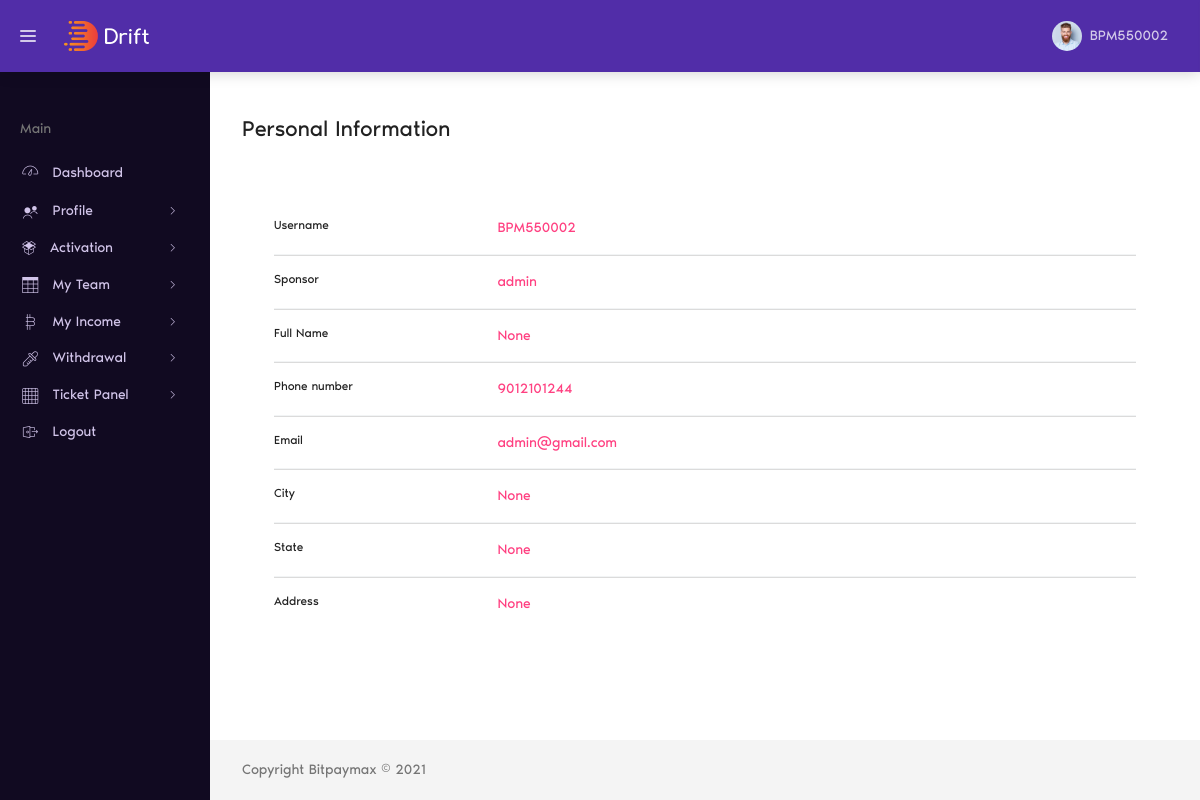
The app's page /profile/personal-info/ (signed in) with its own data.
### account/models.py (models this page shows, shortened)
class Account(AbstractBaseUser):
	email 					= models.EmailField(verbose_name="email", max_length=60, unique=False,blank=True,null=True)
	username 				= models.CharField(max_length=30, unique=True)
	date_joined				= models.DateTimeField(verbose_name='date joined', auto_now_add=True)
	date_active				= models.DateTimeField(verbose_name='date active',null=True,blank=True)
	last_login				= models.DateTimeField(verbose_name='last login', auto_now=True)
	is_admin				= models.BooleanField(default=False)
	is_active				= models.BooleanField(default=True)
	is_active1              = models.BooleanField(default=False)
	is_staff				= models.BooleanField(default=False)
	is_superuser			= models.BooleanField(default=False)
	total_level_income      = models.FloatField(default=0)
	withdrawal_amount       = models.FloatField(default=0)
	total_roi_income        = models.FloatField(default=0)
	activation_amount       = models.FloatField(default=0)
	available_amount		= models.FloatField(default=0)
	first_name				= models.CharField(max_length=30, unique=False,blank=True,null=True)
	last_name				= models.CharField(max_length=30, unique=False,blank=True,null=True)
	sponsor  				= models.ForeignKey('self',on_delete=models.SET_NULL,blank=True,null=True)
	txn_password            = models.CharField(max_length=30,null=False)
	phon_no                 = models.CharField(max_length=12,blank=True,null=True)
	address                 = models.CharField(max_length=200,blank=True,null=True)
	dob				        = models.DateTimeField(verbose_name='date of birth', null=True, blank=True)
	state					= models.CharField(max_length=100,blank=True,null=True)
	city 					= models.CharField(max_length=50,blank=True,null=True)
	zip_code				= models.CharField(max_length=6,blank=True,null=True)
	profile_pic 			= models.ImageField(default="default.jpg", upload_to="profile_pics",null=True,blank=True)
	password1               = models.CharField(max_length=30,null=True,blank=True)
	packages                = models.ManyToManyField(Package)
	supper_packages         = models.ManyToManyField(Package, related_name="super_pack")
	total_income            = models.PositiveIntegerField(default=0)
	is_able_for_income      = models.BooleanField(default=False)
	USERNAME_FIELD = 'username'
	REQUIRED_FIELDS = ['email']
	objects = MyAccountManager()

### profile_app/views.py (the view)
# urls.py: path('personal-info/', views.personalInfo, name="personalinfo"),
@login_required
def personalInfo(request):
    return render(request,'personalinfo.html')

### profile_app/templates/personalinfo.html (shortened to what this page needs)
{% extends "base.html" %}
{% load static %}
{% block content %}
<div class="dt-content-wrapper">
    <div class="dt-content">
        <div class="dt-page__header">
            <h1 class="dt-page__title">Personal Information</h1>
        </div>
        <div class="card-body">
            <div class="row">
                <div class="col-sm-3">
                    <h6 class="mb-0">Username</h6>
                </div>
                <div class="col-sm-9 text-secondary">
                    {{ user.username }}
                </div>
            </div>
            <hr>
            <div class="row">
                <div class="col-sm-3">
                    <h6 class="mb-0">Sponsor</h6>
                </div>
                <div class="col-sm-9 text-secondary">
                    {{ user.sponsor.username }}
                </div>
            </div>
            <hr>
            <div class="row">
                <div class="col-sm-3">
                    <h6 class="mb-0">Full Name</h6>
                </div>
                <div class="col-sm-9 text-secondary">
                    {{ user.first_name}}
                </div>
            </div>
            <hr>
            <div class="row">
                <div class="col-sm-3">
                    <h6 class="mb-0">Phone number</h6>
                </div>
                <div class="col-sm-9 text-secondary">
                    {{ user.phon_no }}
                </div>
            </div>
            <hr>
            <div class="row">
                <div class="col-sm-3">
                    <h6 class="mb-0">Email</h6>
                </div>
                <div class="col-sm-9 text-secondary">
                    {{ user.email }}
                </div>
            </div>
            <hr>
            <div class="row">
                <div class="col-sm-3">
                    <h6 class="mb-0">City</h6>
                </div>
                <div class="col-sm-9 text-secondary">
                    {{ user.city }}
                </div>
            </div>
            <hr>
            <div class="row">
                <div class="col-sm-3">
                    <h6 class="mb-0">State</h6>
                </div>
                <div class="col-sm-9 text-secondary">
                    {{ user.state }}
                </div>
            </div>
            <hr>
            <div class="row">
                <div class="col-sm-3">
                    <h6 class="mb-0">Address</h6>
                </div>
                <div class="col-sm-9 text-secondary">
                    {{ user.address }}
                </div>
            </div>
        </div>
    </div>
    <footer class="dt-footer">
        Copyright Bitpaymax © 2021
    </footer>
</div>
{% endblock content %}

### profile_app/templates/base.html (shortened to what this page needs)
{% load static %}
<!DOCTYPE html>
<html lang="en">
<head>
    <link href="https://cdn.jsdelivr.net/npm/bootstrap@5.1.1/dist/css/bootstrap.min.css" rel="stylesheet"
>
    <link rel="stylesheet" href="{% static 'assets/fonts/noir-pro/styles.css' %}">
    <link rel="stylesheet" href="{% static 'plugins/flag-icon-css/css/flag-icon.min.css' %}">
    <link rel="stylesheet" href="{% static 'assets/vendor/gaxon-icon/styles.css' %}">
    <link rel="stylesheet" href="{% static 'plugins/perfect-scrollbar/css/perfect-scrollbar.css' %}">
    <link rel="stylesheet" type="text/css" href="{% static 'plugins/chartist/css/chartist.min.css' %}" media="all" />
    <link rel="stylesheet" type="text/css" href="{% static 'assets/css/default/theme-dark.min.css' %}">
</head>
<body class="dt-layout--default dt-sidebar--fixed dt-header--fixed">
    <div class="dt-root">
        <div class="dt-root__inner">
            <header class="dt-header">
                <div class="dt-header__container">
                    <div class="dt-brand">
                        <div class="dt-brand__tool" data-toggle="main-sidebar">
                            <div class="hamburger-inner"></div>
                        </div>
                        <span class="dt-brand__logo">
                            <a class="dt-brand__logo-link" href="index.html">
                                <img class="dt-brand__logo-img d-none d-sm-inline-block"
                                    src="{% static 'assets/images/logo.png' %}" alt="Drift">
                            </a>
                        </span>
                    </div>
                    <div class="dt-header__toolbar">
                        <div class="dt-nav-wrapper">
                            <ul class="dt-nav">
                                <li class="dt-nav__item dropdown">
                                    <a href="#" class="dt-nav__link dropdown-toggle no-arrow dt-avatar-wrapper"
                                        data-toggle="dropdown" aria-haspopup="true" aria-expanded="false">
                                        <img class="dt-avatar size-30"
                                            src="{% static 'assets/images/user-avatar/domnic-harris.jpg' %}"
                                            alt="Domnic Harris">
                                        <span class="dt-avatar-info d-none d-sm-block">
                                            <span class="dt-avatar-name">{{ user.username }}</span>
                                        </span> </a>
                                </li>
                            </ul>
                        </div>
                    </div>
                </div>
            </header>
            <main class="dt-main">
                <aside id="main-sidebar" class="dt-sidebar">
                    <div class="dt-sidebar__container">
                        <ul class="dt-side-nav">
                            <li class="dt-side-nav__item dt-side-nav__header">
                                <span class="dt-side-nav__text">main</span>
                            </li>
                            <li class="dt-side-nav__item">
                                <a href="{% url 'profile' %}" class="dt-side-nav__link">
                                    <i class="icon-lgicon icon-dashboard icon-fw icon-lg"></i>
                                    <span class="dt-side-nav__text">Dashboard</span>
                                </a>
                            </li>
                            <li class="dt-side-nav__item">
                                <a href="javascript:void(0)" class="dt-side-nav__link dt-side-nav__arrow"
                                    title="Widgets">
                                    <i class="icon icon-contacts-app icon-fw icon-lg"></i>
                                    <span class="dt-side-nav__text">Profile</span>
                                </a>
                            </li>
                            <li class="dt-side-nav__item">
                                <a href="javascript:void(0)" class="dt-side-nav__link dt-side-nav__arrow">
                                    <i class="icon icon-metrics icon-fw"></i>
                                    <span class="dt-side-nav__text">Activation</span>
                                </a>
                            </li>
                            <li class="dt-side-nav__item">
                                <a href="javascript:void(0)" class="dt-side-nav__link dt-side-nav__arrow">
                                    <i class="icon icon-tables icon-fw icon-lg"></i>
                                    <span class="dt-side-nav__text">My Team</span>
                                </a>
                            </li>
                            <li class="dt-side-nav__item">
                                <a href="javascript:void(0)" class="dt-side-nav__link dt-side-nav__arrow">
                                    <i class="icon icon-crypto icon-fw icon-lg"></i>
                                    <span class="dt-side-nav__text">My Income</span>
                                </a>
                            </li>
                            {% if user.is_superuser %}
                            <li class="dt-side-nav__item">
                                <a href="javascript:void(0)" class="dt-side-nav__link dt-side-nav__arrow">
                                    <i class="icon icon-pickers icon-fw icon-lg"></i>
                                    <span class="dt-side-nav__text">Withdrawal</span>
                                </a>
                                <ul class="dt-side-nav__sub-menu">
                                    <li class="dt-side-nav__item">
                                        <a href="{% url 'adminwithdrawal' %}" class="dt-side-nav__link">
                                            <i class="icon icon-date-time-picker icon-fw icon-lg"></i>
                                            <span class="dt-side-nav__text">Withdrawals</span>
                                        </a>
                                    </li>
                                </ul>
                            </li>
                            {% else %}
                            <li class="dt-side-nav__item">
                                <a href="javascript:void(0)" class="dt-side-nav__link dt-side-nav__arrow">
                                    <i class="icon icon-pickers icon-fw icon-lg"></i>
                                    <span class="dt-side-nav__text">Withdrawal</span>
                                </a>
                            </li>
                            {% endif%}
                            <li class="dt-side-nav__item">
                                <a href="javascript:void(0)" class="dt-side-nav__link dt-side-nav__arrow">
                                    <i class="icon icon-grid icon-fw icon-lg"></i>
                                    <span class="dt-side-nav__text">Ticket Panel</span>
                                </a>
                            </li>
                            <li class="dt-side-nav__item">
                                <a href="{% url 'logout' %}?next={% url 'index' %}" class="dt-side-nav__link" title="Layouts">
                                    <i class="icon icon-login-page icon-fw icon-lg"></i>
                                    <span class="dt-side-nav__text">Logout</span>
                                </a>
                            </li>
                        </ul>
                    </div>
                </aside>
                {% block content %}
                {% endblock content %}
            </main>
        </div>
    </div>
</body>
</html>

### records on screen
Account: username "BPM550002", sponsor.username "admin", first_name "None", phon_no "9012101244", email "admin@gmail.com", city "None", state "None", address "None"
